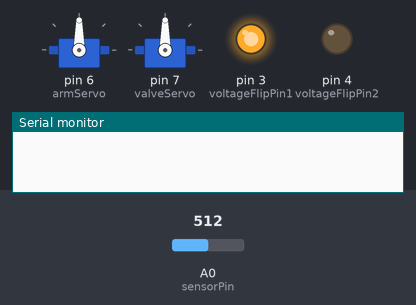
The sketch below on a simulated Arduino Uno, built with avr-gcc and run on an emulated ATmega328P. On the bench: 2 × servo, output pins drawn as LEDs (lit = HIGH), the last lines printed to the serial monitor. Inputs (shaded band) come from the test bench; at power-on: A0 (sensorPin) = 512.

Above: at 0.1 s.
At 15.1 s:
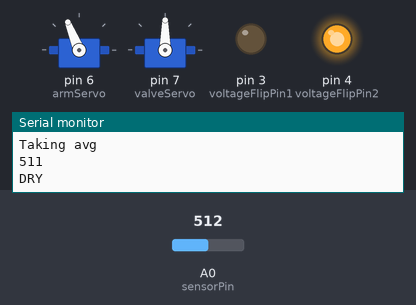
At 17.6 s:
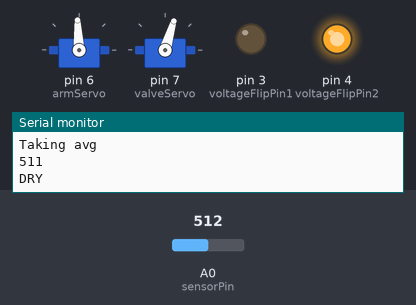
At 21.2 s:
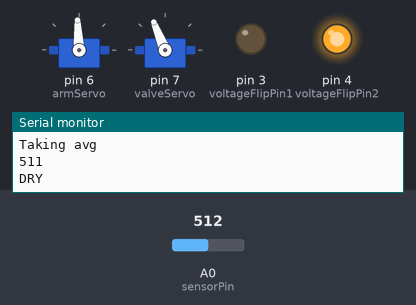
At 21.8 s:
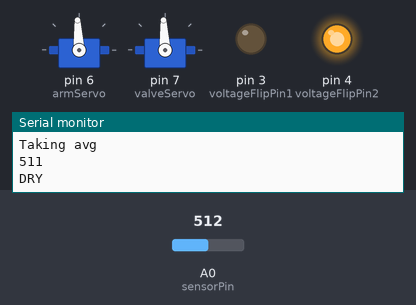
At 26.8 s:
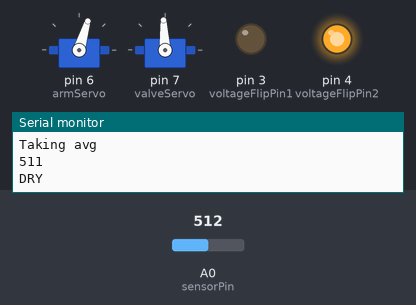
Timing chart, 0 to 40.0 s (numbered marks = the images above):
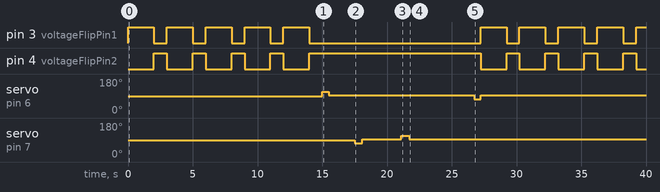

Measured:
- by itself, pin 3 (voltageFlipPin1): goes 4 × (HIGH 2.0 s, LOW 1.0 s), HIGH 2.0 s, LOW 13.2 s, 4 × (HIGH 2.0 s, LOW 1.0 s), then HIGH
- by itself, pin 4 (voltageFlipPin2): goes 4 × (HIGH 1.0 s, LOW 2.0 s), HIGH 13.2 s, 4 × (LOW 2.0 s, HIGH 1.0 s), then LOW
- by itself, servo on pin 6 (armServo): 90° → 112° at 15.0 s, → 93° 0.50 s later, → 73° 11.2 s later, → 93° 0.50 s later
- by itself, servo on pin 7 (valveServo): 90° → 73° at 17.5 s, → 93° 0.60 s later, → 112° 3.0 s later, → 93° 0.63 s later

The sketch:

MainV1.0.ino
```cpp
#include <Servo.h>
Servo armServo;        // Create Servo object to control the servo
Servo valveServo;
int counter = 0;
int avg = 0;
int voltageFlipPin1 = 3;
int voltageFlipPin2 = 4;
int sensorPin = A0;
int flipTimer = 1000;//1 sec
int counterClockwise = 1700;
int clockwise = 1300;
int stopping = 1500;

void setup() {
  armServo.attach(6);  // Servo is connected to digital pin 6
  valveServo.attach(7); //Servo connected to pin 7
  pinMode(voltageFlipPin1, OUTPUT);
  pinMode(voltageFlipPin2, OUTPUT);
  pinMode(sensorPin, INPUT);
  Serial.begin(9600);
}

void loop() {
  if(counter != 5) {
    avg += readSoil();
    Serial.println(avg);
    counter = counter + 1;
  } else {
    avg = avg / 5;
    Serial.println("Taking avg");
    Serial.println(avg);
    if(avg > 240) {
      Serial.println("DRY");
      //////////////////NOT WET/////////////////////
      //Turn Arm to be over the plant
      armServo.writeMicroseconds(counterClockwise);
      delay(500);
      armServo.writeMicroseconds(stopping);
      delay(2000);
      //Turning on the valve
      valveServo.writeMicroseconds(clockwise);
      delay(600);
      valveServo.writeMicroseconds(stopping);
      delay(3000);//CHANGE THIS TO ALLOW WATER FLOW
      //Turning off the valve
      valveServo.writeMicroseconds(counterClockwise);
      delay(625);
      valveServo.writeMicroseconds(stopping);
      delay(5000); //Wait for water to drain out
      //Turn Arm to waiting position
      armServo.writeMicroseconds(clockwise);
      delay(500);
      armServo.writeMicroseconds(stopping);
      counter = 0;
      avg = 0;
    } else {
      Serial.println("WET");
      //WET So do nothing?
      //May not need this else statement
      counter = 0;
      avg = 0;
    }
  }
}

void setSensorPolarity(boolean flip) {
  if(flip) {
    digitalWrite(voltageFlipPin1, HIGH);
    digitalWrite(voltageFlipPin2, LOW);
  } else {
    digitalWrite(voltageFlipPin1, LOW);
    digitalWrite(voltageFlipPin2, HIGH);
  }
}

int reportLevels(int val1, int val2) {
  int avg = (val1 + val2) / 2;
  String msg = "avg: ";
  msg += avg;
  Serial.println(msg);
  return avg;
}

int readSoil() {
  setSensorPolarity(true);
  delay(flipTimer);
  int val1 = analogRead(sensorPin);
  delay(flipTimer);
  setSensorPolarity(false);
  delay(flipTimer);
  //invert the reading
  int val2 = 1023 - analogRead(sensorPin);

  int reading = reportLevels(val1, val2);
  return reading;
}
```
